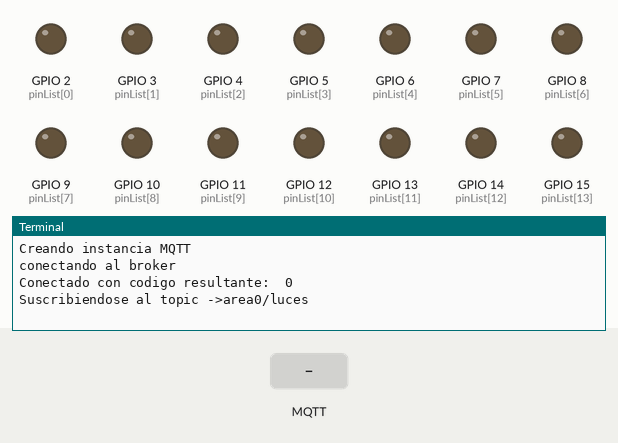
Bench run of a program on a simulated Raspberry Pi (BCM pin numbers), started with the argument Hello. Shown: output pins drawn as LEDs (lit = HIGH), the last lines printed to the terminal. The test bench sets the inputs (shaded band). No MQTT or app messages arrive unless stated.

Above: at 1.3 s.
1.4 s: MQTT message "| " arrives on the first subscribed topic
At 2.2 s:
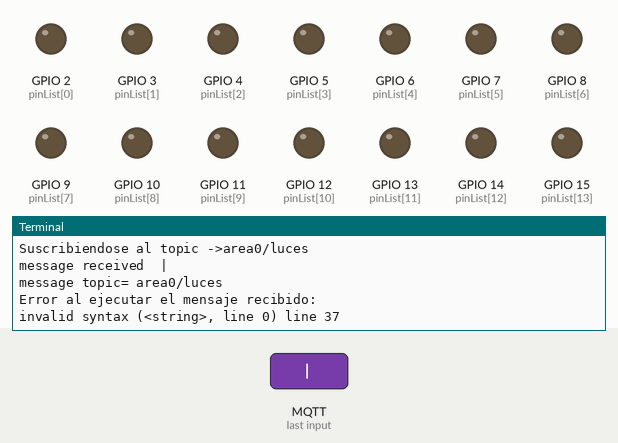
2.9 s: MQTT message "OFF" arrives on the first subscribed topic
At 3.4 s:
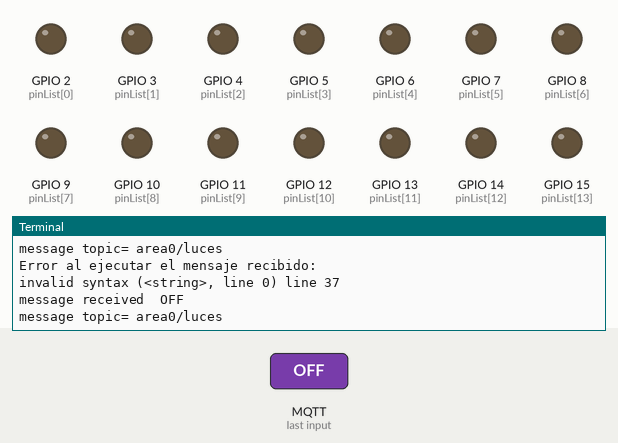
4.4 s: MQTT message "ON" arrives on the first subscribed topic
At 5.7 s:
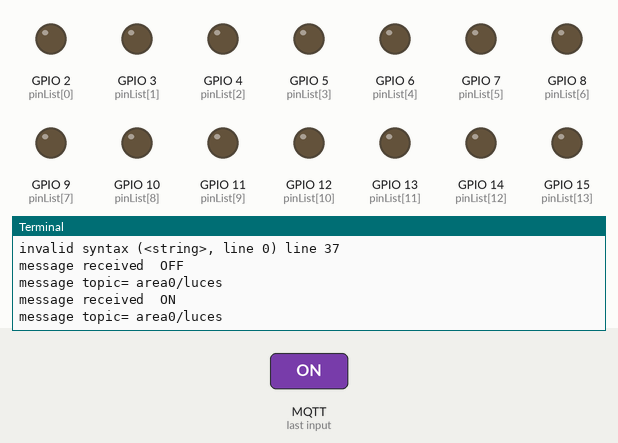

The program:

LED_on_and_off_input_keyboard_subscribe.py
```python
# Import standard Python Modules
import sys
import os

# Import paho MQTT Client
import paho.mqtt.client as mqtt

# Import RPi.GPIO Module
try:
	import RPi.GPIO as GPIO
except RuntimeError:
	print("Error importing RPi.GPIO!  This is probably because you need \
	superuser privileges.  You can achieve \
	this by using 'sudo' to run your script")

# Define callback functions which will be called when certain events happen.
def on_connect(client, userdata, flags, rc):
	# Connected function will be called when the client connects.
	print("Conectado con codigo resultante:  "+str(rc))

	# Subscribing in on_connect() means that if we lose the connection and
	# reconnect then subscriptions will be renewed.
	print("Suscribiendose al topic ->{0}".format("area0/luces"))
	client.subscribe("area0/luces")

def on_message(client, userdata, message):
	# Message function will be called when a subscribed feed has a new value.
	messageStr=str(message.payload.decode("utf-8"))
	print("message received " ,str(message.payload.decode("utf-8")))
	print("message topic=",message.topic)

	# Catch errors
	try:
		if("| " in messageStr):
			pinNums, newStatePin =messageStr.split("| ")
			# Convert string to integer list
			pinNums=eval(pinNums)

			if(newStatePin=="OFF"):
				GPIO.output(pinNums, GPIO.LOW)
			elif(newStatePin=="ON"):
				GPIO.output(pinNums, GPIO.HIGH)
			else:
				print("Estado recibido incorrecto")
	except Exception as e:
		print("Error al ejecutar el mensaje recibido:\n{} line {}".format(e, sys.exc_info()[-1].tb_lineno))

def main():
	if(len(sys.argv)!=2):
		sys.stderr.write('Usage: "{0}" $hostAddress\n'.format(sys.argv[0]))
		os._exit(1)

	GPIO.setmode(GPIO.BCM)
	GPIO.setwarnings(False)

	# List with all GPIO pin numbers
	pinList=[2, 3, 4, 5, 6, 7, 8, 9, 10, 11, 12, 13, 14, 15, 16, 17, 18, 19, 20, 21, 22, 23, 24, 25, 26, 27]

	# Set GPIO pin signal OUT and initial value "shutdown"
	GPIO.setup(pinList, GPIO.OUT, initial=GPIO.LOW)

	# Create an MQTT client instance.
	print("Creando instancia MQTT")
	client = mqtt.Client()

	# Setup the callback functions
	client.on_message = on_message
	client.on_connect = on_connect

	print("conectando al broker")
	client.connect(host=sys.argv[1], port=1883, keepalive=60)

	client.loop_forever()

if __name__ == "__main__":
	try:
		main()
	except:
		print("{} line {}".format(sys.exc_info()[0], sys.exc_info()[-1].tb_lineno))
		GPIO.cleanup()
```

Measured:
- after the input at 1.4 s, the terminal: prints a new line at once (image 1)
- after the input at 2.9 s, the terminal: prints a new line at once (image 2)
- after the input at 4.4 s, the terminal: prints a new line at once (image 3)
